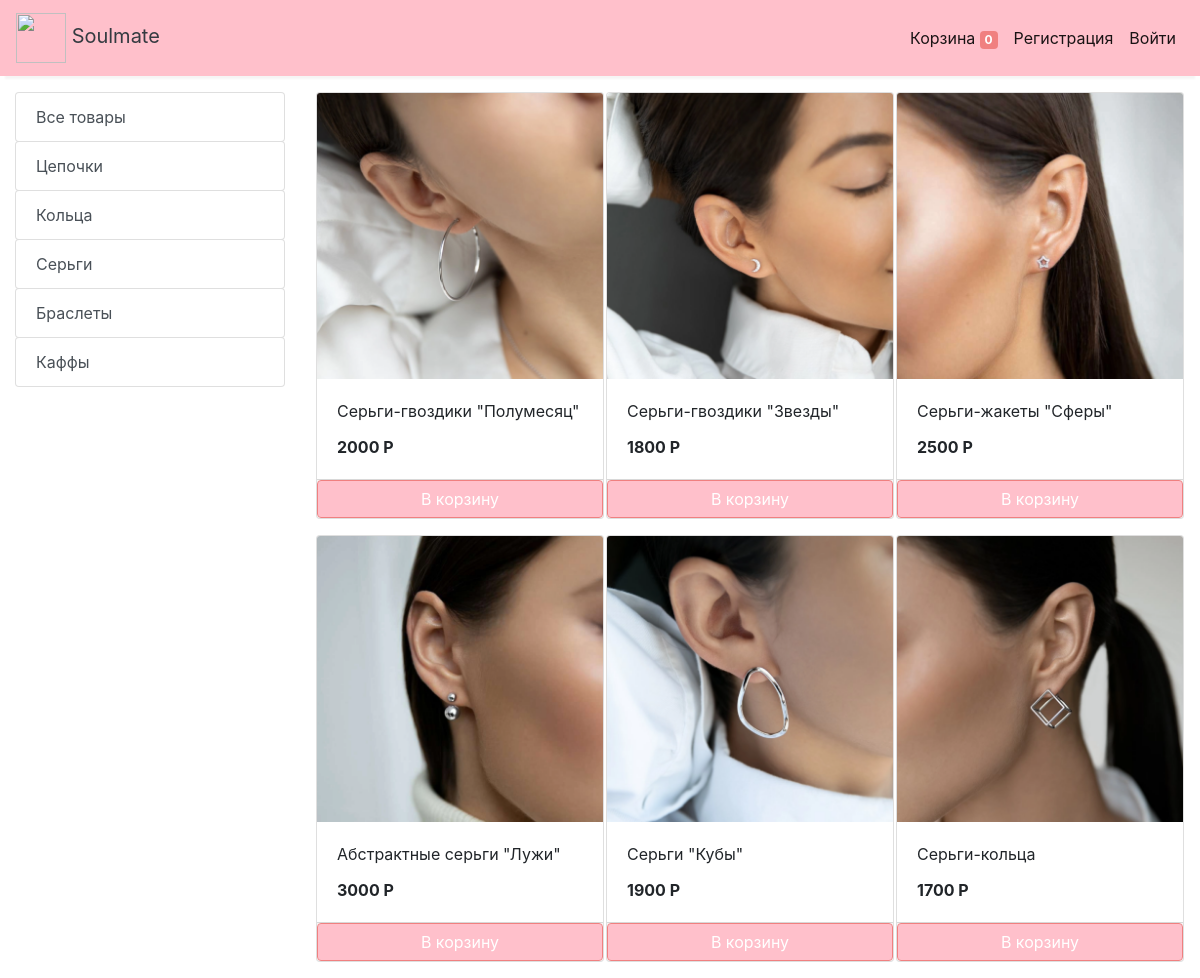
Screenshot of /store?category=24 with the database file from the repository.
### store/models/category.py (models this page shows, shortened)
class Category(models.Model):
    name = models.CharField(max_length=50)
    @staticmethod
    def get_all_categories():
        return Category.objects.all()

### store/models/product.py (models this page shows, shortened)
class Products(models.Model):
    name = models.CharField(max_length=60)
    price = models.IntegerField(default=0)
    category = models.ForeignKey(Category,on_delete=models.CASCADE,default=1 )
    description = models.CharField(max_length=250, default='', blank=True, null= True)
    image = models.ImageField(upload_to='uploads/products/')
    @staticmethod
    def get_all_products_by_categoryid(category_id):
        if category_id:
            return Products.objects.filter (category=category_id)
        else:
            return Products.get_all_products()

### store/views/home.py (the view)
# urls.py: path('store', store, name='store'),
def store(request):
    products = None
    categories = Category.get_all_categories()
    categoryID = request.GET.get('category')
    if categoryID:
        products = Products.get_all_products_by_categoryid(categoryID)
    else:
        products = Products.get_all_products();
    data = {}
    data['products'] = products
    data['categories'] = categories
    print('you are : ', request.session.get('email'))
    return render(request, 'index.html', data)

### store/templatetags/custom_filter.py (called while the page is built)
@register.filter(name='currency')
def currency(number):
    return str(number) + " Р"

### templates/Index.html (shortened to what this page needs)
{% extends 'base.html' %}
{% block content %}
{% load cart %}
{% load custom_filter %}
{% load static %}
<div class="container-fluid mt-3">
        <div class="row">
        <div class="col-3 mx-auto">
            <div class="list-group">
                <a href="/" class="list-group-item list-group-item-action btn btn-
outline-success">Все товары</a>
               {% for category in categories %}
                <a href="/?category={{category.id}}"
                   class="list-group-item list-group-item-action btn btn-outline-success">
                    {{category.name}}</a>
               {% endfor %}
            </div>
        </div>
            <div id='products' class="col-lg-9 mx-auto">
                <div class="row mx-auto">
                    {% for product in products %}
                        <div class="card mx-auto mb-3" id={{ product.id }} style="width:18rem;">
                            <img class="card-img-top" src="{{ product.image.url }}" alt="Card image cap">
                            <div class="card-body">
                                <p class="card-title">{{ product.name }}</p>
                                <p class="card-text"><b>{{ product.price|currency }}</b></p>
                        </div>
                        <div class="card-footer p-0 no-gutters">
                        {% if product|is_in_cart:request.session.cart %}
                            <div class="row no-gutters">
                            <form action="/#{{ product.id }}" class="col-2" method="post">
                            {% csrf_token %}
                            <input hidden type="text" name='product' value='{{ product.id }}'>
                            <input hidden type="text" name='remove' value='True'>
                            <input type="submit" value=" - " style="background-color: pink; border-color: lightcoral" class="btn btn-block btn-success border-right">
                            </form>
                            <div style="background-color: pink; border-color: lightcoral" class="text-center col btn btn-success">
                            {{ product|cart_quantity:request.session.cart }} в корзине
                            </div>
                            <form action="/#{{ product.id }}" class="col-2" method="post">
                            {% csrf_token %}
                            <input hidden type="text" name='product' value='{{product.id }}'>
                            <input type="submit" value=" + " style="background-color: pink; border-color: lightcoral" class="btn btn-block btn-success border-left">
                            </form>
                            </div>
                        {% else %}
                            <form action="/#{{ product.id }}" method="POST" class="btn-block">
                            <input type="submit" style="background-color: pink; border-color: lightcoral" class="float-right btn btn-success form-control"
                                   value="В корзину">
                            </form>
                        {% endif %}
                        </div>
                        </div>
                    {% endfor %}
                </div>
            </div>
        </div>
</div>
{% endblock %}

### rows the page displays
Category: name "Цепочки"
Category: name "Кольца"
Category: name "Серьги"
Category: name "Браслеты"
Category: name "Каффы"
Products: image (picture), name "Серьги-гвоздики \"Полумесяц\"", price "2000 Р"
Products: image (picture), name "Серьги-гвоздики \"Звезды\"", price "1800 Р"
Products: image (picture), name "Серьги-жакеты \"Сферы\"", price "2500 Р"
Products: image (picture), name "Абстрактные серьги \"Лужи\"", price "3000 Р"
Products: image (picture), name "Серьги \"Кубы\"", price "1900 Р"
Products: image (picture), name "Серьги-кольца", price "1700 Р"

### other values shown
{{ request.session.cart.keys|length }} "0"
